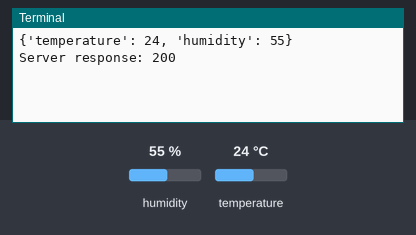
This program was run on a simulated Raspberry Pi (BCM pin numbers). On the bench: the last lines printed to the terminal. Inputs (shaded band) come from the test bench; at power-on: humidity 55 %, temperature 24 °C. Web requests get an empty 200 reply after 0.4 s.

Above: at 1.2 s.
1.3 s: humidity set to 22 %
At 6.16 s:
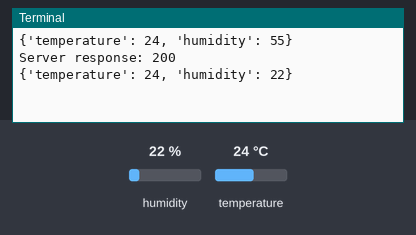
7.6 s: temperature set to 12 °C
At 13.3 s:
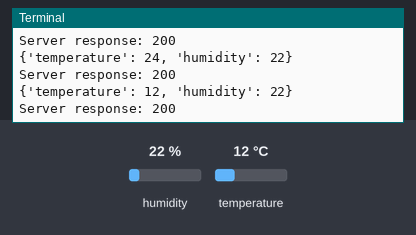
13.9 s: humidity set to 40 %
At 18.3 s:
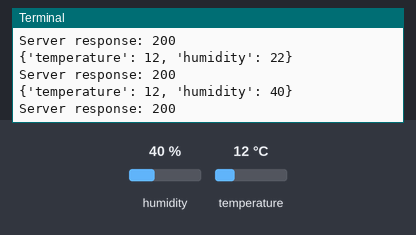
Timing chart, 0 to 19.8 s (numbered marks = the images above; inputs shaded):
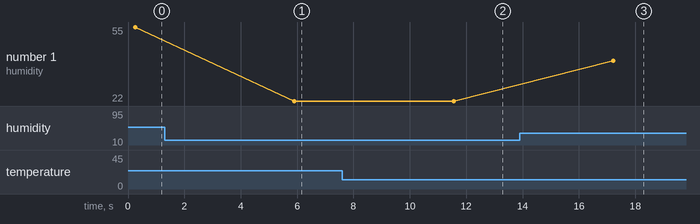

The program:

sensor.py
```python
import time
import adafruit_dht
import board
import json
import requests

dhtDevice = adafruit_dht.DHT11(board.D4)

SERVER_URL= "http://192.168.45.188:8081/sensor"

while True:
    try:
        temperature = dhtDevice.temperature
        humidity = dhtDevice.humidity

        data = {
            "temperature": temperature,
            "humidity": humidity
        }

        print(data)

        response = requests.post(SERVER_URL, json=data)

        print("Server response:", response.status_code)

    except RuntimeError as error:
        print("Sensor error:", error)
        time.sleep(2)
        continue

    time.sleep(5)
```

Measured:
- after the input at 1.3 s, the terminal: prints a new line after 4.6 s (image 1)
- after the input at 7.6 s, the terminal: prints a new line after 4.0 s (image 2)
- after the input at 13.9 s, the terminal: prints a new line after 3.3 s (image 3)
- plotted number 1: 55 → 22 after the input at 1.3 s, 22 → 40 after the input at 13.9 s
